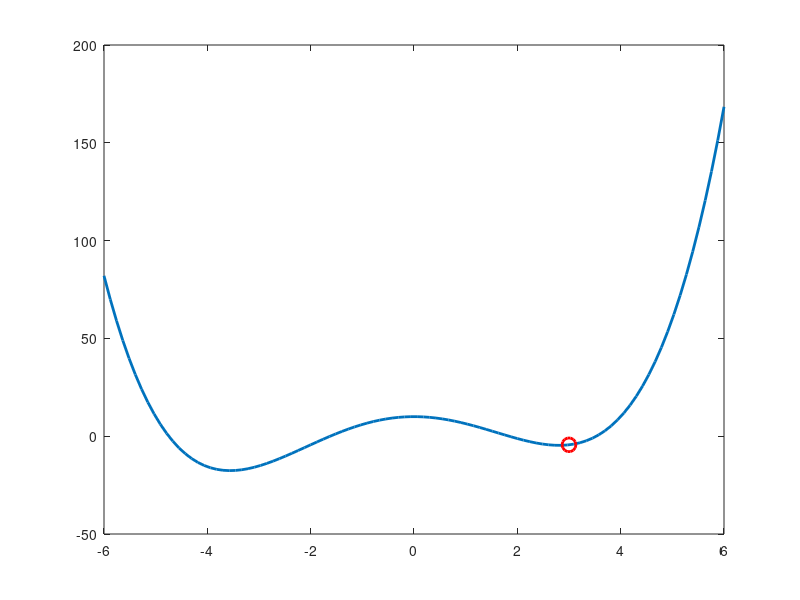

MATLAB code for this plot:
    x=2;
    d=0.5;
fun = @(x) 0.2*x.^4 + 0.2*x.^3 - 4*x.^2 + 10;

    x_values = linspace(-6, 6, 100);
    y_values = fun(x_values);

    plot(x_values, y_values, 'LineWidth', 2);
    hold on;

    answer = [x, fun(x)];
    while true
        y = fun(x);
        xL = x - d;
        xP = x + d;
        yL = fun(xL);
        yP = fun(xP);

        if (yL >= y && yP >= y)
            answer = [x, y];
            break;
        end

        if (yL < y)
            x = xL;
        end

        if (yP < y)
            x = xP;
        end
    end

    plot(answer(1), answer(2), 'ro', 'MarkerSize', 10, 'LineWidth', 2);
    


    hold off;